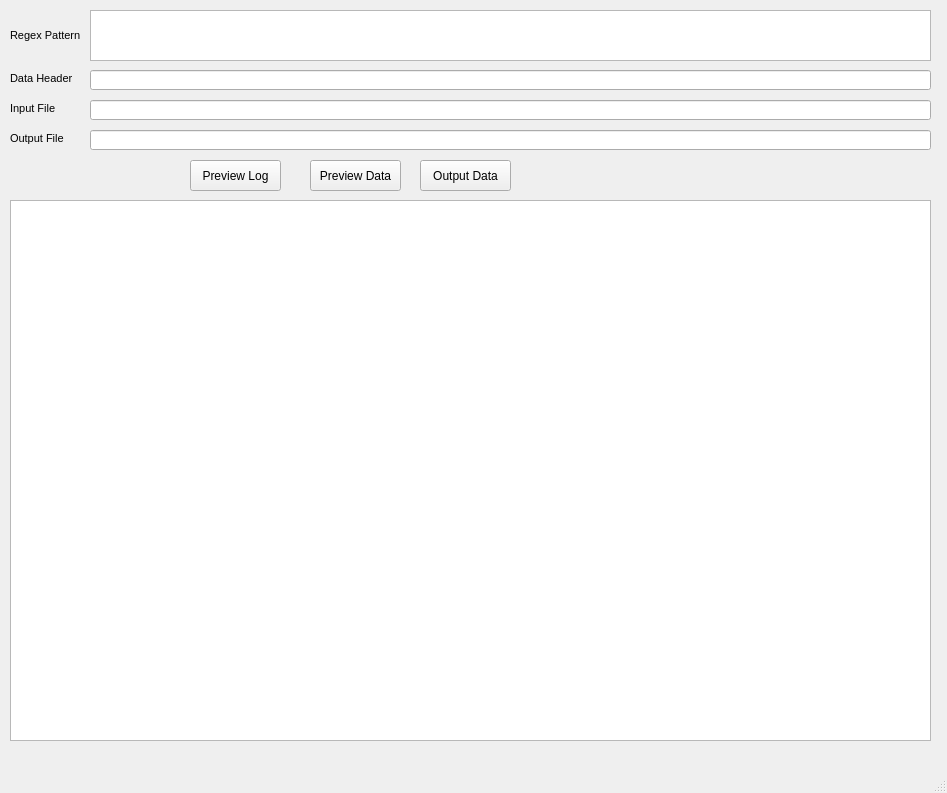
<?xml version="1.0" encoding="UTF-8"?>
<ui version="4.0">
 <class>MainWindow</class>
 <widget class="QMainWindow" name="MainWindow">
  <property name="geometry">
   <rect>
    <x>0</x>
    <y>0</y>
    <width>947</width>
    <height>793</height>
   </rect>
  </property>
  <property name="cursor">
   <cursorShape>ArrowCursor</cursorShape>
  </property>
  <property name="windowTitle">
   <string>MainWindow</string>
  </property>
  <widget class="QWidget" name="centralwidget">
   <widget class="QPlainTextEdit" name="patternText">
    <property name="geometry">
     <rect>
      <x>90</x>
      <y>10</y>
      <width>841</width>
      <height>51</height>
     </rect>
    </property>
    <property name="plainText">
     <string/>
    </property>
    <property name="overwriteMode">
     <bool>false</bool>
    </property>
   </widget>
   <widget class="QLineEdit" name="inputFileText">
    <property name="geometry">
     <rect>
      <x>90</x>
      <y>100</y>
      <width>841</width>
      <height>20</height>
     </rect>
    </property>
   </widget>
   <widget class="QLabel" name="label">
    <property name="geometry">
     <rect>
      <x>10</x>
      <y>100</y>
      <width>61</width>
      <height>16</height>
     </rect>
    </property>
    <property name="font">
     <font>
      <pointsize>8</pointsize>
     </font>
    </property>
    <property name="text">
     <string>Input File</string>
    </property>
   </widget>
   <widget class="QLabel" name="label_2">
    <property name="geometry">
     <rect>
      <x>10</x>
      <y>130</y>
      <width>61</width>
      <height>16</height>
     </rect>
    </property>
    <property name="font">
     <font>
      <pointsize>8</pointsize>
     </font>
    </property>
    <property name="text">
     <string>Output File</string>
    </property>
   </widget>
   <widget class="QLineEdit" name="outputFileText">
    <property name="geometry">
     <rect>
      <x>90</x>
      <y>130</y>
      <width>841</width>
      <height>20</height>
     </rect>
    </property>
   </widget>
   <widget class="QPushButton" name="previewLog">
    <property name="geometry">
     <rect>
      <x>190</x>
      <y>160</y>
      <width>91</width>
      <height>31</height>
     </rect>
    </property>
    <property name="text">
     <string>Preview Log</string>
    </property>
   </widget>
   <widget class="QPushButton" name="outputDataButton">
    <property name="geometry">
     <rect>
      <x>420</x>
      <y>160</y>
      <width>91</width>
      <height>31</height>
     </rect>
    </property>
    <property name="text">
     <string>Output Data</string>
    </property>
   </widget>
   <widget class="QLabel" name="label_3">
    <property name="geometry">
     <rect>
      <x>10</x>
      <y>20</y>
      <width>81</width>
      <height>31</height>
     </rect>
    </property>
    <property name="font">
     <font>
      <pointsize>8</pointsize>
     </font>
    </property>
    <property name="text">
     <string>Regex Pattern</string>
    </property>
    <property name="wordWrap">
     <bool>true</bool>
    </property>
   </widget>
   <widget class="QTextBrowser" name="textDisplay">
    <property name="geometry">
     <rect>
      <x>10</x>
      <y>200</y>
      <width>921</width>
      <height>541</height>
     </rect>
    </property>
   </widget>
   <widget class="QPushButton" name="previewData">
    <property name="geometry">
     <rect>
      <x>310</x>
      <y>160</y>
      <width>91</width>
      <height>31</height>
     </rect>
    </property>
    <property name="font">
     <font>
      <pointsize>9</pointsize>
     </font>
    </property>
    <property name="text">
     <string>Preview Data</string>
    </property>
   </widget>
   <widget class="QLineEdit" name="headerText">
    <property name="geometry">
     <rect>
      <x>90</x>
      <y>70</y>
      <width>841</width>
      <height>20</height>
     </rect>
    </property>
   </widget>
   <widget class="QLabel" name="label_4">
    <property name="geometry">
     <rect>
      <x>10</x>
      <y>70</y>
      <width>71</width>
      <height>16</height>
     </rect>
    </property>
    <property name="font">
     <font>
      <pointsize>8</pointsize>
     </font>
    </property>
    <property name="text">
     <string>Data Header</string>
    </property>
   </widget>
  </widget>
  <widget class="QMenuBar" name="menubar">
   <property name="geometry">
    <rect>
     <x>0</x>
     <y>0</y>
     <width>947</width>
     <height>20</height>
    </rect>
   </property>
  </widget>
  <widget class="QStatusBar" name="statusbar"/>
 </widget>
 <resources/>
 <connections/>
</ui>
